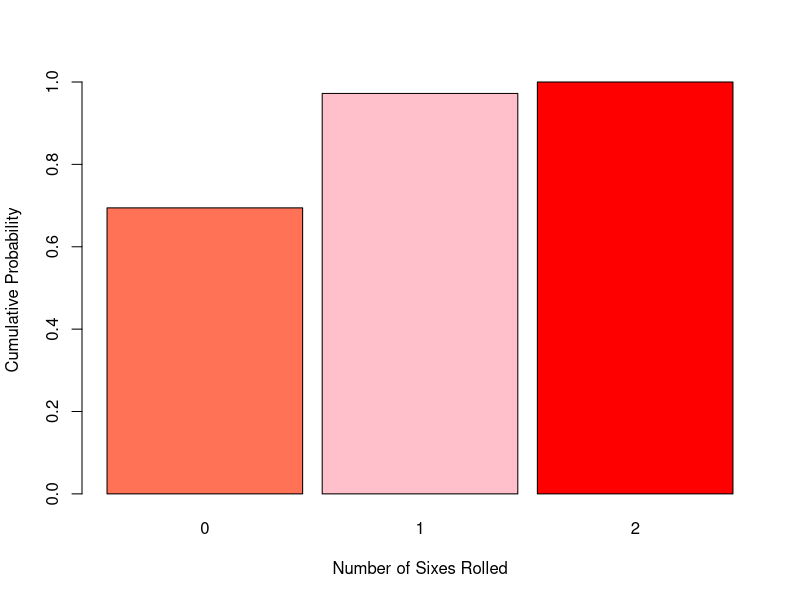
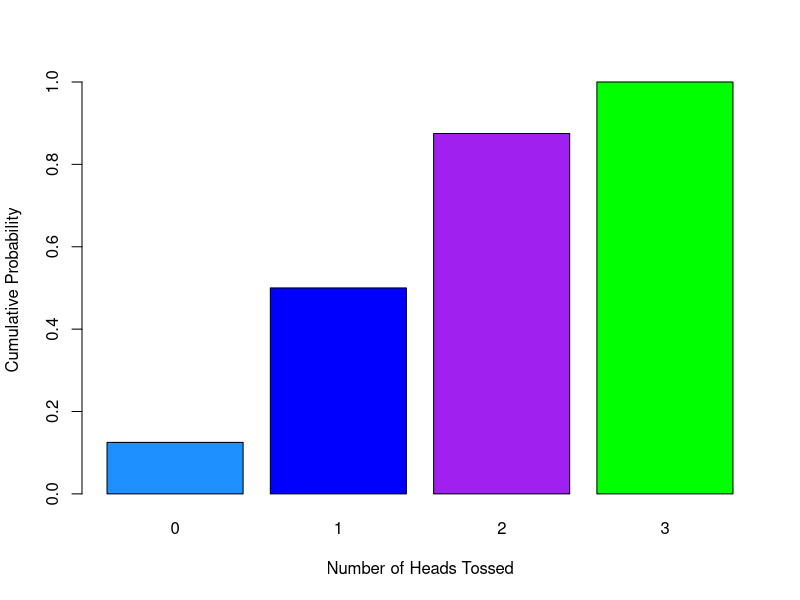

The R script that drew these images, in order:
# Homework 4 part 2 
# Mark Metrovich 
# PSTAT 10 

#7 construct cdf for following data and produce 
# a barplot for each distr

#7a number of sixes sxored when 2 dice are thrown 
num_sixes <- c(0,1,2)  # create a vector with 0:2 to assing # of 6s
p <- c( 25/36, 10/36, 1/36) # assign probs for each outcome
# to a vector 
cdf_sixes <- cumsum(p) # assing the cumsum(p) to vector 
cdf_sixes

barplot(cdf_sixes, names.arg= num_sixes, 
        xlab= "Number of Sixes Rolled", 
        ylab= "Cumulative Probability", 
        space= 0.1, col= c("coral1", "pink", "red"))
# make the barplot, check that data looks correct

# 7b number of heads when three fair coins are tossed 
# similar process 
num_heads <- c(0,1,2,3)          # assign outcomes
p_heads <- c(1/8, 3/8, 3/8, 1/8) #assign probs
cdf_heads <- cumsum(p_heads)
cdf_heads

barplot( cdf_heads, names.arg= num_heads, 
         xlab= "Number of Heads Tossed", 
         ylab= "Cumulative Probability", 
         col= c("dodgerblue1","blue", "purple", "green"))

#8 simulate 20 rolls of a fair 8 sided die
num_sides <- c(1:8) # assign number of sides 
roll20 <- sample(num_sides, size=20, replace= TRUE) # recall syntax for sample
roll20

# 9 use mtcars to sample 5 mpg values 
mpg <- sample(mtcars$mpg, size=5, replace=FALSE)
mpg  # remmeber to use $ to select specific data from set

#10 randomly sample and print 6rows from mtcars data set 
mtcars[c(sample(1:nrow(mtcars), 5)), c(1:ncol(mtcars))]
# want to print the rows and cols of mtcars so use syntax mtcars[,]
# but rows want to be sampled, so do sample(rows) and then define the columns 

#11 3 red 3 blue 4 green in a bag use sample() to simulate drawing 2 balls 
# from bag no replacement 
# create a vector with the data
bag <- c("BLUE", "BLUE", "BLUE", "RED", "RED", "RED", "GREEN", "GREEN", 
         "GREEN", "GREEN")
bag_sample <- sample(bag, 2, replace=FALSE)
bag_sample
